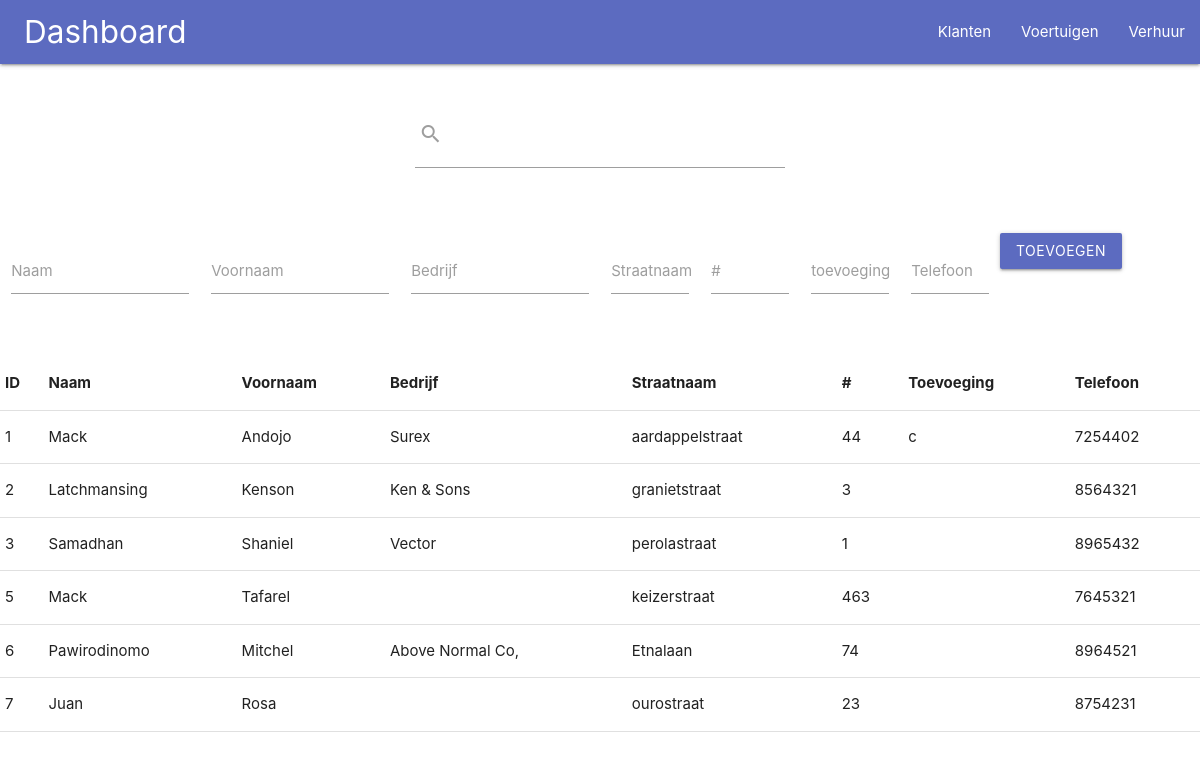
/klantenregistratie.php, run on the app's committed database.
### tables this page shows
CREATE TABLE `tbl_klanten` (
  `klantid` int(255) NOT NULL,
  `naam` varchar(255) NOT NULL,
  `voornaam` varchar(255) NOT NULL,
  `bedrijf` varchar(255) NOT NULL,
  `straatnaam` varchar(255) NOT NULL,
  `huisnummer` int(50) NOT NULL,
  `toevoeging` varchar(50) NOT NULL,
  `telefoon` int(255) NOT NULL
);

### klantenregistratie.php (the view, shortened to what this page needs)
<?php
require_once "config.php";
 ?>
<!DOCTYPE html>
<html lang="en">
<head>
    <link rel='stylesheet' href='http://ajax.googleapis.com/ajax/libs/jqueryui/1.11.2/themes/smoothness/jquery-ui.css'>
    <link rel="stylesheet" href="materialize/css/materialize.min.css">
    <link rel="stylesheet" href="style.css">
</head>
<body>
    <div class="row">
        <div class="navbar-fixed">
            <nav>
                <div class="nav-wrapper indigo lighten-1 custom-nav">
                    <a href="./" class="brand-logo custom-logo">Dashboard</a>
                    <ul class="right hide-on-med-and-down">
                        <li><a href="klantenregistratie.php">Klanten</a></li>
                        <li><a href="voertuigenregistratie.php">Voertuigen</a></li>
                        <li><a href="verhuur.php">Verhuur</a></li>
                    </ul>
                </div>
            </nav>
        </div>
    </div>
    <br>
    <div class="row">
        <form class="col s12" method="GET" action="search/resultsklant.php">
            <div class="input-field center-align col s4 offset-s4">
                <input id="search" name="search_klant" type="search" required>
                <label class="label-icon" for="search"><i class="material-icons">search</i></label>
                <i class="material-icons">close</i>
            </div>
        </form>
    </div>
    <br>
    <div class="row">
        <form class="col s12" id="klantenregistratieform" method="POST" action="addregistratie/addklant.php">
            <div class="row">
                <div class="input-field col s2">
                    <input id="naam" name="naam" type="text" class="validate" required>
                    <label for="naam">Naam</label>
                </div>
                <div class="input-field col s2">
                    <input id="voornaam" name="voornaam" type="text" class="validate" required>
                    <label for="voornaam">Voornaam</label>
                </div>
                <div class="input-field col s2">
                    <input id="bedrijf" name="bedrijf" type="text" class="validate">
                    <label for="bedrijf">Bedrijf</label>
                </div>
                <div class="input-field col s1">
                    <input id="straatnaam" name="straatnaam" type="text" class="validate" required>
                    <label for="straatnaam">Straatnaam</label>
                </div>
                <div class="input-field col s1">
                    <input id="huisnummer" name="huisnummer" type="text" class="validate" required>
                    <label for="huisnummer">#</label>
                </div>
                <div class="input-field col s1">
                    <input id="toevoeging" name="toevoeging" type="text" class="validate">
                    <label for="toevoeging">toevoeging</label>
                </div>
                <div class="input-field col s1">
                    <input id="telefoon" name="telefoon" type="text" class="validate">
                    <label for="telefoon">Telefoon</label>
                </div>
                <button class="btn waves-effect waves-light indigo lighten-1" type="submit" name="action"
                    onclick="addKlant()">Toevoegen
                </button>
            </div>
        </form>
        <br>
    </div>
    <div class="row">
        <table class="responsive-table" id="klantentabel">
            <th>ID</th>
            <th>Naam</th>
            <th>Voornaam</th>
            <th>Bedrijf</th>
            <th>Straatnaam</th>
            <th>#</th>
            <th>Toevoeging</th>
            <th>Telefoon</th>
            <?php
    $results = mysqli_query($link,"SELECT * FROM tbl_klanten");
            while($row = mysqli_fetch_array($results)) {
            ?>
            <tr>
                <td><?php echo $row['klantid']?></td>
                <td><?php echo $row['naam']?></td>
                <td><?php echo $row['voornaam']?></td>
                <td><?php echo $row['bedrijf']?></td>
                <td><?php echo $row['straatnaam']?></td>
                <td><?php echo $row['huisnummer']?></td>
                <td><?php echo $row['toevoeging']?></td>
                <td><?php echo $row['telefoon']?></td>
            </tr>
            <?php
            }
            ?>
        </table>
    </div>
    <br>
</body>
</html>

### style.css (style rules this page uses)
.custom-logo { margin-left: 2%; }

### data on the page
tbl_klanten: klantid "1", naam "Mack", voornaam "Andojo", bedrijf "Surex", straatnaam "aardappelstraat", huisnummer "44", toevoeging "c", telefoon "7254402"
tbl_klanten: klantid "2", naam "Latchmansing", voornaam "Kenson", bedrijf "Ken & Sons", straatnaam "granietstraat", huisnummer "3", telefoon "8564321"
tbl_klanten: klantid "3", naam "Samadhan", voornaam "Shaniel", bedrijf "Vector", straatnaam "perolastraat", huisnummer "1", telefoon "8965432"
tbl_klanten: klantid "5", naam "Mack", voornaam "Tafarel", straatnaam "keizerstraat", huisnummer "463", telefoon "7645321"
tbl_klanten: klantid "6", naam "Pawirodinomo", voornaam "Mitchel", bedrijf "Above Normal Co,", straatnaam "Etnalaan", huisnummer "74", telefoon "8964521"
tbl_klanten: klantid "7", naam "Juan", voornaam "Rosa", straatnaam "ourostraat", huisnummer "23", telefoon "8754231"
